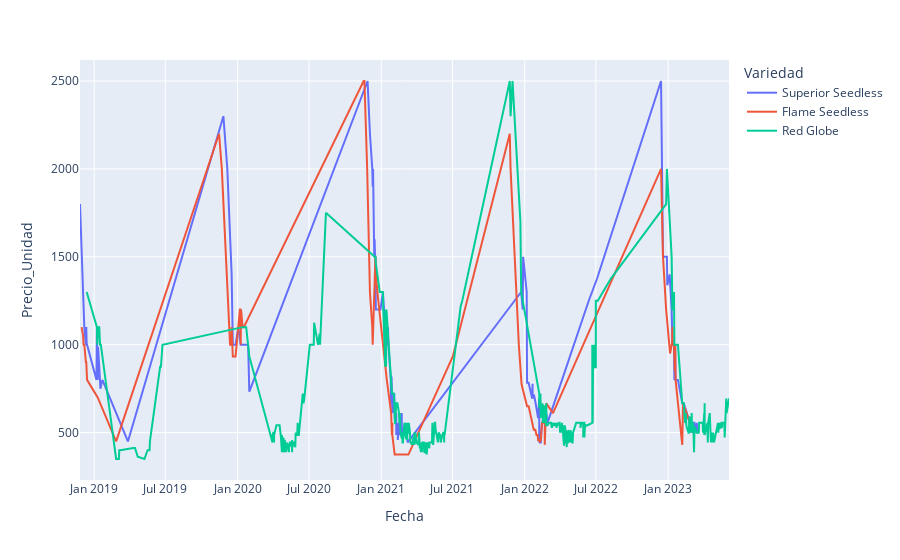

Source (notebook cell):
### Code cell
variedad_uva = ['Superior Seedless', 'Flame Seedless', 'Red Globe']
uvas = df[(df['Producto'] == 'Uva') & ((df['Mercado'] == 'Terminal La Palmera de La Serena') | (df['Mercado'] == 'Macroferia Regional de Talca')) & (df['Variedad'].isin(variedad_uva))]
px.line(uvas, x='Fecha', y='Precio_Unidad', color='Variedad')

### Figure 1 — Plotly figure (JSON) as saved in the notebook; plotly's stock layout.template omitted (floating-point values rounded to 4 significant figures; data arrays with more than 128 entries replaced by an {"elided": "..."} marker saying what was removed)
{"data": [{"hovertemplate": "Variedad=Superior Seedless<br>Fecha=%{x}<br>Precio_Unidad=%{y}<extra></extra>", "legendgroup": "Superior Seedless", "line": {"color": "#636efa", "dash": "solid"}, "marker": {"symbol": "circle"}, "mode": "lines", "name": "Superior Seedless", "orientation": "v", "showlegend": true, "type": "scatter", "x": {"elided": "147 str values"}, "xaxis": "x", "y": {"elided": "147 float values"}, "yaxis": "y"}, {"hovertemplate": "Variedad=Flame Seedless<br>Fecha=%{x}<br>Precio_Unidad=%{y}<extra></extra>", "legendgroup": "Flame Seedless", "line": {"color": "#EF553B", "dash": "solid"}, "marker": {"symbol": "circle"}, "mode": "lines", "name": "Flame Seedless", "orientation": "v", "showlegend": true, "type": "scatter", "x": ["2018-11-30T00:00:00", "2018-12-04T00:00:00", "2018-12-05T00:00:00", "2018-12-06T00:00:00", "2018-12-07T00:00:00", "2018-12-11T00:00:00", "2018-12-12T00:00:00", "2018-12-14T00:00:00", "2019-01-10T00:00:00", "2019-02-26T00:00:00", "2019-11-15T00:00:00", "2019-11-22T00:00:00", "2019-11-26T00:00:00", "2019-12-11T00:00:00", "2019-12-12T00:00:00", "2019-12-13T00:00:00", "2019-12-17T00:00:00", "2019-12-17T00:00:00", "2019-12-20T00:00:00", "2019-12-27T00:00:00", "2020-01-07T00:00:00", "2020-01-08T00:00:00", "2020-01-09T00:00:00", "2020-01-10T00:00:00", "2020-01-14T00:00:00", "2020-01-17T00:00:00", "2020-11-17T00:00:00", "2020-11-19T00:00:00", "2020-11-26T00:00:00", "2020-12-03T00:00:00", "2020-12-09T00:00:00", "2020-12-10T00:00:00", "2020-12-17T00:00:00", "2020-12-18T00:00:00", "2020-12-22T00:00:00", "2021-01-15T00:00:00", "2021-01-26T00:00:00", "2021-01-28T00:00:00", "2021-01-29T00:00:00", "2021-01-29T00:00:00", "2021-02-04T00:00:00", "2021-02-05T00:00:00", "2021-02-08T00:00:00", "2021-03-05T00:00:00", "2021-03-08T00:00:00", "2021-03-11T00:00:00", "2021-07-02T00:00:00", "2021-11-24T00:00:00", "2021-11-26T00:00:00", "2021-12-16T00:00:00", "2021-12-17T00:00:00", "2021-12-24T00:00:00", "2022-01-07T00:00:00", "2022-01-10T00:00:00", "2022-01-11T00:00:00", "2022-01-24T00:00:00", "2022-01-27T00:00:00", "2022-01-28T00:00:00", "2022-01-31T00:00:00", "2022-02-03T00:00:00", "2022-02-04T00:00:00", "2022-02-07T00:00:00", "2022-02-08T00:00:00", "2022-02-11T00:00:00", "2022-02-14T00:00:00", "2022-02-21T00:00:00", "2022-02-21T00:00:00", "2022-02-23T00:00:00", "2022-02-24T00:00:00", "2022-02-25T00:00:00", "2022-03-14T00:00:00", "2022-12-14T00:00:00", "2022-12-16T00:00:00", "2022-12-19T00:00:00", "2022-12-27T00:00:00", "2023-01-05T00:00:00", "2023-01-06T00:00:00", "2023-01-10T00:00:00", "2023-01-11T00:00:00", "2023-01-12T00:00:00", "2023-01-13T00:00:00", "2023-01-16T00:00:00", "2023-01-18T00:00:00", "2023-01-19T00:00:00", "2023-01-20T00:00:00", "2023-02-06T00:00:00", "2023-02-08T00:00:00", "2023-03-07T00:00:00", "2023-03-09T00:00:00", "2023-03-10T00:00:00"], "xaxis": "x", "y": [1100.0, 1050.0, 1000.0, 1000.0, 1000.0, 900.0, 900.0, 800.0, 700, 450, 2200, 2000, 1800, 1100, 1000, 1000, 1000, 1100, 933.3, 933.3, 1200, 1200, 1000, 1200, 1100, 1100, 2500, 2500, 2000, 1300, 1100, 1000, 1500, 1400, 1300, 800, 611.1, 486.1, 555.6, 486.1, 375, 375, 375, 375, 375, 375, 933.3, 2200, 2000, 1000, 1000, 775, 650, 650, 650, 516.7, 516.7, 516.7, 486.1, 486.1, 458.3, 458.3, 444.4, 458.3, 555.6, 555.6, 430.6, 555.6, 555.6, 666.7, 611.1, 2000, 1800, 1500, 1200, 950, 950, 1000, 1000, 1100, 1000, 1000, 850, 1000, 800, 430.6, 666.7, 500, 500, 500], "yaxis": "y"}, {"hovertemplate": "Variedad=Red Globe<br>Fecha=%{x}<br>Precio_Unidad=%{y}<extra></extra>", "legendgroup": "Red Globe", "line": {"color": "#00cc96", "dash": "solid"}, "marker": {"symbol": "circle"}, "mode": "lines", "name": "Red Globe", "orientation": "v", "showlegend": true, "type": "scatter", "x": {"elided": "407 str values"}, "xaxis": "x", "y": {"elided": "407 float values"}, "yaxis": "y"}], "layout": {"legend": {"title": {"text": "Variedad"}, "tracegroupgap": 0}, "margin": {"t": 60}, "xaxis": {"anchor": "y", "domain": [0, 1], "title": {"text": "Fecha"}}, "yaxis": {"anchor": "x", "domain": [0, 1], "title": {"text": "Precio_Unidad"}}}}
